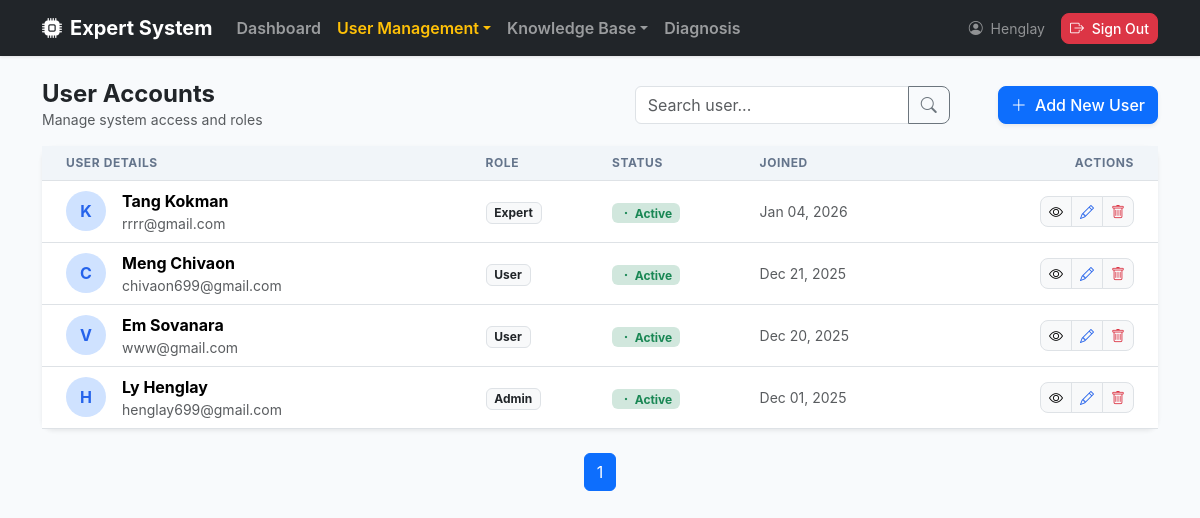
Page /users/ (signed in) on the committed database.
### app/models/user.py (models this page shows, shortened)
class User(UserMixin, db.Model):
    __tablename__ = "users"
    id = db.Column(db.Integer, primary_key=True)
    username = db.Column(db.String(80), unique=True, nullable=False)
    email = db.Column(db.String(120), unique=True, nullable=False)
    full_name = db.Column(db.String(120), nullable=False)
    is_active = db.Column(db.Boolean, default=True, nullable=False)
    password_hash = db.Column(db.String(255), nullable=False)
    created_at = db.Column(db.DateTime, default=datetime.utcnow, nullable=False)
    updated_at = db.Column(
        db.DateTime, default=datetime.utcnow, onupdate=datetime.utcnow, nullable=False
    )
    roles = db.relationship("Role", secondary= user_roles, back_populates="users")
    facts = db.relationship("Fact", back_populates="user")
    rules = db.relationship("Rule", back_populates="user")
    def has_role(self, role_name: str) -> bool:
        return any(role.name == role_name for role in self.roles) # type: ignore

### app/models/role.py (models this page shows, shortened)
class Role(db.Model):
    __tablename__ = "roles"
    id = db.Column(db.Integer, primary_key=True)
    name = db.Column(db.String(80), unique=True, nullable=False)
    description = db.Column(db.String(255))
    created_at = db.Column(db.DateTime, default=datetime.utcnow, nullable=False)
    updated_at = db.Column(
        db.DateTime, default=datetime.utcnow, onupdate=datetime.utcnow, nullable=False
    )
    users = db.relationship("User", secondary=user_roles, back_populates="roles")
    permissions = db.relationship("Permission", secondary=role_permissions, back_populates="roles")

### app/routes/user_routes.py (the view)
@user_bp.route("/")
@login_required
@role_required("Admin")
def index():
    search_query = request.args.get("q", "")
    page = request.args.get("page", 1, type=int)
    pagination = UserService.get_all(search_query=search_query, page=page)
    return render_template("users/index.html",
                           users=pagination.items,
                           pagination=pagination,
                           search_query=search_query)

### app/decorator_method/role_perm_decorator.py (called while the page is built)
def role_required(*rolenames):
    def decorator(fn):
        @wraps(fn)
        def wrapped(*args, **kwargs):
            if not any(current_user.has_role(role) for role in rolenames):
                abort(403)
            return fn(*args, **kwargs)
        return wrapped
    return decorator

### app/services/user_service.py (called while the page is built, shortened)
    @staticmethod
    def get_all(search_query: str = "", page: int = 1, per_page: int = 10):
        query = User.query.order_by(User.id.desc())
        return query.paginate(page=page, per_page=per_page, error_out=False)

### app/templates/users/index.html (shortened to what this page needs)
{% extends "layouts/base.html" %}
{% block content %}
<div class="d-flex justify-content-between align-items-center mb-3">
    <div class="col">
        <h1 class="h4 fw-bold mb-0">User Accounts</h1>
        <p class="text-muted small mb-0">Manage system access and roles</p>
    </div>
    <form action="{{ url_for('users.index') }}" method="GET" class="d-flex ms-auto me-5">
        <div class="input-group">
            <input type="text" name="q" class="form-control" placeholder="Search user..."
                value="{{ request.args.get('q', '') }}">
            <button class="btn btn-outline-secondary" type="submit"><i class="bi bi-search"></i></button>
        </div>
    </form>
    <div class="col-auto">
        <a href="{{ url_for('users.create') }}" class="btn btn-primary shadow-sm">
            <i class="bi bi-plus-lg me-1"></i> Add New User
        </a>
    </div>
</div>
<div class="card shadow-sm">
    <div class="table-responsive">
        <table class="table table-hover align-middle mb-0">
            <thead>
                <tr>
                    <th class="ps-4">User Details</th>
                    <th>Role</th>
                    <th>Status</th>
                    <th>Joined</th>
                    <th class="text-end pe-4">Actions</th>
                </tr>
            </thead>
            <tbody>
                {% for user in users %}
                <tr>
                    <td class="ps-4">
                        <div class="d-flex align-items-center">
                            <div class="avatar-placeholder me-3 bg-primary-subtle text-primary fw-bold rounded-circle d-flex align-items-center justify-content-center"
                                style="width: 40px; height: 40px;">
                                {{ user.username[0]|upper }}
                            </div>
                            <div>
                                <div class="fw-bold">{{ user.full_name }}</div>
                                <div class="text-muted small">{{ user.email }}</div>
                            </div>
                        </div>
                    </td>
                    <td>
                        <span class="badge bg-light text-dark border">
                            {{ user.roles[0].name if user.roles else 'No Role' }}
                        </span>
                    </td>
                    <td>
                        {% if user.is_active %}
                        <span class="badge bg-success-subtle text-success"><i class="bi bi-dot"></i> Active</span>
                        {% else %}
                        <span class="badge bg-secondary-subtle text-secondary"><i class="bi bi-dot"></i> Inactive</span>
                        {% endif %}
                    </td>
                    <td class="text-muted small">{{ user.created_at.strftime('%b %d, %Y') }}</td>
                    <td class="text-end pe-4">
                        <div class="btn-group">
                            <a href="{{ url_for('users.detail', user_id=user.id) }}" class="btn btn-sm btn-light border"
                                title="View"><i class="bi bi-eye"></i></a>
                            <a href="{{ url_for('users.edit', user_id=user.id) }}"
                                class="btn btn-sm btn-light border text-primary" title="Edit"><i
                                    class="bi bi-pencil"></i></a>
                            <button type="button" class="btn btn-sm btn-light border text-danger" data-bs-toggle="modal"
                                data-bs-target="#deleteModal" data-name="{{ user.full_name }}"
                                data-code="{{ user.username }}"
                                data-url="{{ url_for('users.delete', user_id=user.id) }}"
                                data-message="Are you sure you want to delete this user?">
                                <i class="bi bi-trash"></i></a>
                            </button>
                        </div>
                    </td>
                </tr>
                {% endfor %}
            </tbody>
        </table>
    </div>
</div>
<nav>
    <ul class="pagination justify-content-center mt-4">
        {% for page_num in pagination.iter_pages() %}
        {% if page_num %}
        <li class="page-item {{ 'active' if page_num == pagination.page }}">
            <a class="page-link" href="{{ url_for('users.index', page=page_num, q=search_query) }}">
                {{ page_num }}
            </a>
        </li>
        {% else %}
        <li class="page-item disabled"><span class="page-link">...</span></li>
        {% endif %}
        {% endfor %}
    </ul>
</nav>
{% endblock %}

### app/templates/layouts/base.html (shortened to what this page needs)
<!doctype html>
<html lang="en">
<head>
    <link href="https://cdn.jsdelivr.net/npm/bootstrap@5.3.3/dist/css/bootstrap.min.css" rel="stylesheet" />
    <link rel="stylesheet" href="https://cdn.jsdelivr.net/npm/bootstrap-icons@1.11.3/font/bootstrap-icons.min.css">
</head>
<body>
    <nav class="navbar navbar-expand-lg navbar-dark bg-dark sticky-top mb-4">
        <div class="container">
            {% if current_user.is_authenticated %}
            {% if current_user.has_role("Admin") or current_user.has_role('Expert')%}
            <a class="navbar-brand fw-bold d-flex align-items-center" href="{{ url_for('dashboard.index') }}">
                <i class="bi bi-cpu-fill me-2"></i> Expert System
            </a>
            {% endif %}
            {% else %}
            <a class="navbar-brand fw-bold d-flex align-items-center" href="{{ url_for('diagnosis.diagnose') }}">
                <i class="bi bi-cpu-fill me-2"></i> Expert System
            </a>
            {% endif %}
            {% if current_user.is_authenticated %}
            <div class="collapse navbar-collapse" id="navbarMain">
                <ul class="navbar-nav me-auto">
                    {% if current_user.has_role('Admin') %}
                    <li class="nav-item">
                        <a class="nav-link fw-semibold {% if request.blueprint == 'dashboard' %}text-warning{% endif %}"
                            href="{{ url_for('dashboard.index') }}">Dashboard</a>
                    </li>
                    <li class="nav-item dropdown">
                        <a class="nav-link dropdown-toggle fw-semibold {% if request.blueprint == 'users'
                                    or request.blueprint == 'roles' or request.blueprint == 'permissions' %}text-warning{% endif %}"
                            href="#" data-bs-toggle="dropdown">User Management</a>
                    </li>
                    {% endif %}
                    {% if current_user.has_role('Admin') or current_user.has_role('Expert') %}
                    <li class="nav-item dropdown">
                        <a class="nav-link dropdown-toggle fw-semibold btn
                                    {% if request.blueprint == 'rules' or request.blueprint == 'facts' %}text-warning{% endif %}"
                            href="#" data-bs-toggle="dropdown">Knowledge Base</a>
                    </li>
                    {% endif %}
                    {% endif %}
                    <li class="nav-item">
                        <a class="nav-link fw-semibold {% if request.blueprint == 'diagnosis' %}text-warning{% endif %}"
                            href="{{ url_for('diagnosis.diagnose') }}">Diagnosis</a>
                    </li>
                </ul>
                <ul class="navbar-nav ms-auto align-items-center">
                    {% if current_user.is_authenticated %}
                    <li class="nav-item text-white-50 me-3 small">
                        <i class="bi bi-person-circle me-1"></i> {{ current_user.username }}
                    </li>
                    <li class="nav-item">
                        <button type="button" class="btn btn-danger btn-sm" data-bs-toggle="modal"
                            data-bs-target="#logoutModal" data-message="Are you sure you want to log out?"
                            data-name="{{ current_user.username }}" data-url="{{ url_for('auth.logout') }}">
                            <i class="bi bi-box-arrow-right me-1"></i> Sign Out
                        </button>
                    </li>
                    {% else %}
                    <li class="nav-item">
                        <a class="btn btn-success btn-sm" href="{{ url_for('auth.login') }}">Sign In</a>
                    </li>
                    {% endif %}
                </ul>
            </div>
        </div>
    </nav>
    <main class="container pb-5">
        {% block content %}{% endblock %}
    </main>
</body>
</html>

### app/templates/layouts/base.html (style rules this page uses)
:root { --bs-primary: #2563eb; --bs-primary-rgb: 37, 99, 235; }
body { background-color: #f8fafc; font-family: 'Inter', system-ui, -apple-system, sans-serif; }
.navbar { box-shadow: 0 1px 3px 0 rgba(0, 0, 0, 0.1); }
.card { border: none; box-shadow: 0 4px 6px -1px rgba(0, 0, 0, 0.1); border-radius: 12px; }
.btn { border-radius: 8px; font-weight: 500; }
.table thead th { background-color: #f1f5f9; text-transform: uppercase; font-size: 0.75rem; letter-spacing: 0.05em; color: #64748b; border-top: none; }

### rows in the picture
User: username "Henglay", username "H", full_name "Ly Henglay", email "henglay699@gmail.com", name "Admin", is_active True (drawn), created_at "Dec 01, 2025"
User: username "K", full_name "Tang Kokman", email "rrrr@gmail.com", name "Expert", is_active True (drawn), created_at "Jan 04, 2026"
User: username "C", full_name "Meng Chivaon", email "chivaon699@gmail.com", name "User", is_active True (drawn), created_at "Dec 21, 2025"
User: username "V", full_name "Em Sovanara", email "www@gmail.com", name "User", is_active True (drawn), created_at "Dec 20, 2025"

### other values in the picture
{{ page_num }} "1"
